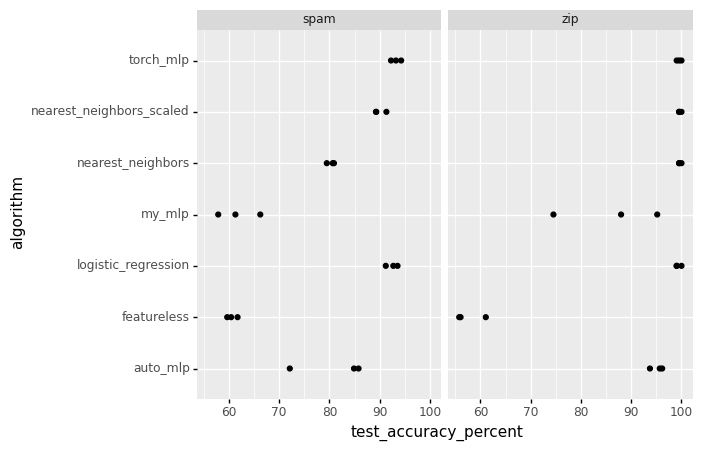

The script that saved this image:
#
# CS 570 Spring 2022
# Homework 7 / week 8 - Jadon Fowler
#
import os.path
import random
import time
import urllib.request

import numpy as np
import pandas
import pandas as pd
import plotnine as p9
import sklearn
import torch
from numpy import ndarray, isnan
from sklearn.linear_model import LogisticRegression
from sklearn.model_selection import GridSearchCV
from sklearn.model_selection import KFold
from sklearn.neighbors import KNeighborsClassifier
from sklearn.pipeline import make_pipeline
from sklearn.preprocessing import StandardScaler
from torch import nn

zip_file_name = "data/zip.test.gz"
if not os.path.exists(zip_file_name):
    url = "https://github.com/tdhock/cs570-spring-2022/raw/master/data/zip.test.gz"
    urllib.request.urlretrieve(url, zip_file_name)

# download the spam data
spam_file_name = "data/spam.data"
if not os.path.exists(spam_file_name):
    url = "https://github.com/tdhock/cs570-spring-2022/raw/master/data/spam.data"
    urllib.request.urlretrieve(url, spam_file_name)

zip_df = pd.read_csv(
    zip_file_name,
    header=None,
    sep=" "
)

spam_df = pd.read_csv(
    spam_file_name,
    header=None,
    sep=" "
)

zip_df = zip_df.loc[zip_df[0].isin([0, 1]), :]
spam_df = spam_df.loc[spam_df.iloc[:, -1].isin([0, 1]), :]

data_dict = {
    "zip": (zip_df.loc[:, 1:].to_numpy(), zip_df[0]),
    "spam": (spam_df.iloc[:, :-1].to_numpy(), spam_df.iloc[:, -1]),
}


class MyKNN:
    def __init__(self, n_neighbors=5):
        self.train_features = None
        self.train_labels = None
        self.n_neighbors = n_neighbors

    def fit(self, X, y):
        self.train_features = X
        self.train_labels = y

    def predict(self, X):
        n_test = len(X)
        test_predictions = np.empty(n_test)
        for test_i in range(n_test):
            test_i_features = X[test_i, :]
            diff_mat = self.train_features - test_i_features
            squared_diff_mat = diff_mat ** 2
            distance_vec = squared_diff_mat.sum(axis=1)  # sum over rows
            sorted_indices = distance_vec.argsort()
            nearest_indices = sorted_indices[:self.n_neighbors]
            nearest_labels = self.train_labels.iloc[nearest_indices]

            # predicted probability and class
            pred_class = pd.Series(nearest_labels).value_counts().idxmax()
            test_predictions[test_i] = pred_class
        return test_predictions


class MyLogReg:
    def __init__(self, max_iterations, step_size=0.01):
        self.intercept_ = None
        self.coef_ = None
        self.good_indices = None
        self.max_iterations = max_iterations
        self.step_size = step_size

    def fit(self, X: pandas.DataFrame, y: pandas.DataFrame):
        # print("MyLogReg.fit")
        # print(features.mean())
        # print(features.mean(axis=0))
        # print(features.var(axis=0))  # var = sd^2
        # print(np.sqrt(features.var(axis=0)))

        np.random.seed(1)
        original_mean: ndarray = X.mean(axis=0)
        original_sd: ndarray = np.sqrt(X.var(axis=0))

        # filter out 0 SD
        good_indices = np.where(original_sd > 0)[0]
        features = X.T[good_indices].T
        sd = original_sd.T[good_indices].T
        mean = original_mean.T[good_indices].T
        labels = y.replace(0, -1)

        # print("features", features.shape)
        scaled_features: ndarray = ((features - mean) / sd)
        # print("scaled_features", scaled_features.shape)

        nrow, ncol = scaled_features.shape
        weight_vec = np.zeros(ncol + 1)
        learn_features = np.column_stack([
            np.repeat(1, nrow),
            np.where(isnan(scaled_features), 0, scaled_features)
        ])
        # print("learn_features", learn_features.shape)

        for iteration in range(self.max_iterations):
            pred_vec = np.matmul(learn_features, weight_vec)
            log_loss = np.log(1 + np.exp(-labels * pred_vec))
            # print("iteration=%d log_loss=%s" % (iteration, log_loss.mean()))
            grad_loss_pred = np.array(-labels / (1 + np.exp(labels * pred_vec)))
            grad_loss_weight_mat = grad_loss_pred * learn_features.T
            grad_vec = grad_loss_weight_mat.sum(axis=1)
            weight_vec -= self.step_size * grad_vec

        self.good_indices = good_indices
        self.coef_ = weight_vec[1:] / sd
        d = self.coef_ * mean
        self.intercept_ = weight_vec[0] - d[np.where(~np.isinf(d))].sum()

    def decision_function(self, X):
        return np.matmul(X, self.coef_) + self.intercept_

    def predict(self, X):
        X2 = X.T[self.good_indices].T
        return np.where(self.decision_function(X2) > 0, 1, 0)


# multi-layer perceptron
class MyMLP:
    def __init__(self, max_epochs, units_per_layer, batch_size=500, step_size=0.01):
        self.max_epochs = max_epochs
        self.batch_size = batch_size
        self.step_size = step_size
        self.units_per_layer = units_per_layer
        self.weight_mat_list = []

    def compute_gradient(self, X, y):
        h_list = [X]
        a_list = []
        layer_h = None
        # forward propagation
        for layer_i in range(1, len(self.units_per_layer)):
            prev_layer_h = h_list[layer_i - 1]
            layer_weight_mat = self.weight_mat_list[layer_i - 1].T
            layer_a = np.matmul(prev_layer_h, layer_weight_mat)
            a_list.append(layer_a)
            if layer_i == len(self.units_per_layer) - 1:
                layer_h = layer_a  # identity activation for last layer
            else:
                layer_h = np.where(layer_a > 0, layer_a, 0)
            h_list.append(layer_h)

        # backward propagation
        grad_w_list = []
        subtrain_labels = np.array(y).reshape(layer_h.size, 1)
        grad_loss_last_h = -subtrain_labels / (1 + np.exp(subtrain_labels * layer_h))
        grad_h = grad_loss_last_h  # rule 0
        for layer_i in range(len(self.units_per_layer) - 1, 0, -1):
            # grad_a is nrow_batch x units_this_layer
            layer_a = a_list[layer_i - 1]
            layer_h = h_list[layer_i - 1]
            grad_act = np.where(  # gradient of relu activation
                layer_a < 0,
                1 if layer_i == len(self.units_per_layer) - 1 else 0,
                1
            )
            grad_a = grad_act * grad_h  # rule 2
            grad_w = np.matmul(layer_h.T, grad_a)  # rule 1
            grad_w_list.insert(0, grad_w.T)
            layer_weight_mat = self.weight_mat_list[layer_i - 1]
            grad_h = np.matmul(grad_a, layer_weight_mat)  # rule 3
        return grad_w_list

    def fit(self, X, y):
        self.weight_mat_list = []
        # initialize with random weights near 0
        for layer_i in range(1, len(self.units_per_layer)):
            w_size = self.units_per_layer[layer_i], self.units_per_layer[layer_i - 1]
            self.weight_mat_list.append(np.random.normal(size=w_size))

        # randomize the indices for batches
        indx = list(range(len(X)))
        random.shuffle(indx)

        # print("training MLP w/ ", self.max_epochs)
        for epoch in range(self.max_epochs):
            for i in range(0, len(X), self.batch_size):
                # get the random batch
                batch_indices = indx[i:i + self.batch_size]
                batch_X = X[batch_indices]
                batch_y = y.iloc[batch_indices]
                grad_w = self.compute_gradient(batch_X, batch_y)
                for j in range(len(self.weight_mat_list)):
                    self.weight_mat_list[j] -= self.step_size * grad_w[j]

    def decision_function(self, X):
        values = X
        for weights in self.weight_mat_list:
            values = np.matmul(values, weights.T)
        return np.concatenate(values)

    def predict(self, X):
        return np.where(self.decision_function(X) > 0, 1, 0)


# start the main part of HW 3
class MyCV:
    def __init__(self, estimator=MyKNN(), param_grid={'n_neighbors': [x for x in range(1, 10)]}, cv=4):
        self.fit_results = None
        self.best_params_ = None
        self.cv = cv
        self.estimator = estimator
        self.param_grid = param_grid

    def fit(self, X, y):
        # giving these more descriptive names
        train_features = X
        train_labels = y
        train_split = KFold(n_splits=self.cv, shuffle=True, random_state=1).split(train_features)
        fit_results = {}
        # split the train features into subtrain & validation sets
        for train_fold_id, (subtrain_indices, validation_indices) in enumerate(train_split):
            # go over the params we want to maximize
            for param_key, param_values in self.param_grid.items():
                for param_value in param_values:
                    setattr(self.estimator, param_key, param_value)

                    # split features & labels into subtrain & validation
                    subtrain_features = train_features[subtrain_indices]
                    subtrain_labels = train_labels.iloc[subtrain_indices]
                    validation_features = train_features[validation_indices]
                    validation_labels = train_labels.iloc[validation_indices]
                    # get the accuracy of the estimator by fitting it to the subtrain
                    # set and predicting the validation set labels
                    self.estimator.fit(subtrain_features, subtrain_labels)
                    estimated_validated_labels = self.estimator.predict(validation_features)
                    accuracy = (estimated_validated_labels == validation_labels).mean() * 100
                    # log_loss = np.log(1 + np.exp(np.matmul(-estimated_validated_labels, validation_labels)))
                    log_loss = sklearn.metrics.log_loss(validation_labels, estimated_validated_labels)
                    print(param_key, getattr(self.estimator, param_key),
                          "Accuracy:", accuracy, "Log Loss:", log_loss)
                    fit_results[str(train_fold_id) + param_key + str(param_value)] = {
                        param_key: getattr(self.estimator, param_key),
                        "accuracy": accuracy,
                        "loss": log_loss
                    }
        # get the best results by max on the accuracy of the results
        self.fit_results = fit_results
        best_result = fit_results[max(fit_results, key=lambda k: fit_results.get(k)["accuracy"])]
        self.best_params_ = best_result

        # actually fit
        for key, value in best_result.items():
            setattr(self.estimator, key, value)
        self.estimator.fit(X, y)

    def predict(self, X):
        for param, value in self.best_params_.items():
            setattr(self.estimator, param, value)
        return self.estimator.predict(X)


# homework 6 classes

# initial node in the computation graph
class InitialNode:
    def __init__(self, value):
        self.value = value

    def backward(self):
        pass


# node in the computation graph which is computed using other nodes
class Operation(InitialNode):
    def __init__(self, *nodes):
        for input_name, node in zip(self.input_names, nodes):
            setattr(self, input_name, node)
        self.nodes = nodes
        self.value = self.forward()
        if self.value is None:
            print("Error: value is None")
        self.grad = None
        super().__init__(self.value)

    def backward(self):
        for node_name, grad in zip(self.input_names, self.gradient()):
            node = getattr(self, node_name)
            node.grad = grad
            node.backward()

    def gradient(self):
        raise NotImplementedError

    def forward(self):
        raise NotImplementedError


# matrix multiply
class mm(Operation):
    input_names = ("features", "weights")

    def forward(self):
        return np.matmul(self.features.value, self.weights.value)

    def gradient(self):
        return (
            np.matmul(self.grad, self.weights.value.T),
            np.matmul(self.features.value.T, self.grad)
        )


# relu activation function
class relu(Operation):
    input_names = ("a",)

    def forward(self):
        return np.where(self.a.value > 0, self.a.value, 0)

    def gradient(self):
        x = np.where(self.a.value > 0, self.grad, 0)
        return (x.reshape(self.a.value.shape),)


class logistic_loss(Operation):
    input_names = ("predictions", "labels")

    def forward(self):
        x = np.matmul(-self.labels.value, self.predictions.value)
        return np.log(1 + np.exp(x))

    def gradient(self):
        g = np.array(-self.labels.value / (1 + np.exp(np.matmul(self.labels.value, self.predictions.value))))
        g = g.reshape(g.shape[0], 1)
        return (g, g)


class AutoMLP:
    def __init__(self, max_epochs, units_per_layer, batch_size=20, step_size=0.01):
        self.max_epochs = max_epochs
        self.batch_size = batch_size
        self.step_size = step_size
        self.units_per_layer = units_per_layer
        self.weight_mat_list = []
        self.reset_weights()

    def reset_weights(self):
        self.weight_mat_list = []
        # initialize with random weights near 0
        for layer_i in range(1, len(self.units_per_layer)):
            w_size = self.units_per_layer[layer_i - 1], self.units_per_layer[layer_i]
            self.weight_mat_list.append(InitialNode(np.random.normal(size=w_size, scale=0.175)))

    def take_step(self, X, y):
        x_node = InitialNode(X)
        y_node = InitialNode(y)
        h_list = [x_node]
        for layer_i in range(1, len(self.units_per_layer)):
            pred_node = mm(h_list[layer_i - 1], self.weight_mat_list[layer_i - 1])
            h_node = relu(pred_node)
            h_list.append(h_node)
        loss_node = logistic_loss(h_list[-1], y_node)
        loss_node.backward()
        for layer_i in range(1, len(self.units_per_layer)):
            weight = self.weight_mat_list[layer_i - 1]
            weight.value -= self.step_size * weight.grad

    def fit(self, X, y):
        self.reset_weights()

        # randomize the indices for batches
        indx = list(range(len(X)))
        random.shuffle(indx)

        # print("training MLP w/ ", self.max_epochs)
        for epoch in range(self.max_epochs):
            for i in range(0, len(X), self.batch_size):
                # get the random batch
                batch_indices = indx[i:i + self.batch_size]
                # print("  batch_indices", batch_indices)
                batch_X = X[batch_indices]
                batch_y = y.iloc[batch_indices]
                self.take_step(batch_X, batch_y)

    def decision_function(self, X):
        values = X
        for weights in self.weight_mat_list:
            values = np.matmul(values, weights.value)
        return np.concatenate(values)

    def predict(self, X):
        return np.where(self.decision_function(X) > 0, 1, 0)


# Define model
class NeuralNetwork(nn.Module):
    def __init__(self, units_per_layer):
        super(NeuralNetwork, self).__init__()
        layers = []
        for layer_i in range(1, len(units_per_layer)):
            layers.append(nn.Linear(units_per_layer[layer_i - 1], units_per_layer[layer_i]))
            layers.append(nn.ReLU())
        # remove last ReLU layer
        layers.remove(layers[-1])
        self.linear_relu_stack = nn.Sequential(*layers)

    def forward(self, x):
        logits = self.linear_relu_stack(x)
        return logits


# Using Torch instead of our own implementation
class TorchMLP:
    def __init__(self, max_epochs, units_per_layer, batch_size=20, step_size=0.01):
        self.max_epochs = max_epochs
        self.batch_size = batch_size
        self.step_size = step_size
        self.units_per_layer = units_per_layer

    def __setup_nn(self):
        self.nn = NeuralNetwork(self.units_per_layer)
        self.optimizer = torch.optim.SGD(self.nn.parameters(), lr=self.step_size)
        self.loss_fun = nn.BCEWithLogitsLoss()

    def take_step(self, X, y):
        # Compute prediction error
        pred = self.nn(torch.Tensor(X))
        loss = self.loss_fun(pred, torch.Tensor(np.array(y)).reshape(len(y), 1))

        self.optimizer.zero_grad()
        loss.backward()
        self.optimizer.step()
        correct = (pred.argmax(1) == y).sum().item()
        return loss.item(), correct

    def fit(self, X, y):
        self.__setup_nn()
        # randomize the indices for batches
        indx = list(range(len(X)))
        random.shuffle(indx)
        self.nn.train()
        # print("training MLP w/ ", self.max_epochs)
        ret = {}
        for epoch in range(self.max_epochs):
            total_loss = 0
            correct = 0
            for i in range(0, len(X), self.batch_size):
                # get the random batch
                batch_indices = indx[i:i + self.batch_size]
                # print("  batch_indices", batch_indices)
                batch_X = X[batch_indices]
                batch_y = y.iloc[batch_indices]
                (loss, c) = self.take_step(batch_X, batch_y)
                total_loss += loss
                correct += c
            total_loss /= (len(X) / self.batch_size)
            correct /= len(X)
            ret = {'loss': total_loss, 'accuracy': correct}
        print(self.max_epochs, ret)
        return ret

    def decision_function(self, X):
        self.nn.eval()
        with torch.no_grad():
            return self.nn(torch.Tensor(X)).numpy().ravel()

    def predict(self, X):
        return np.where(self.decision_function(X) > 0, 1, 0)


class TorchMLPCV:
    def __init__(self, estimator, param_grid={'n_neighbors': [x for x in range(1, 10)]}, cv=4):
        self.fit_results = None
        self.best_params_ = None
        self.cv = cv
        self.estimator = estimator
        self.param_grid = param_grid

    def fit(self, X, y):
        # giving these more descriptive names
        train_features = X
        train_labels = y
        train_split = KFold(n_splits=self.cv, shuffle=True, random_state=1).split(train_features)
        fit_results = {}
        # split the train features into subtrain & validation sets
        for train_fold_id, (subtrain_indices, validation_indices) in enumerate(train_split):
            # go over the params we want to maximize
            for param_key, param_values in self.param_grid.items():
                for param_value in param_values:
                    setattr(self.estimator, param_key, param_value)

                    # split features & labels into subtrain & validation
                    subtrain_features = train_features[subtrain_indices]
                    subtrain_labels = train_labels.iloc[subtrain_indices]
                    validation_features = train_features[validation_indices]
                    validation_labels = train_labels.iloc[validation_indices]
                    # get the accuracy of the estimator by fitting it to the subtrain
                    # set and predicting the validation set labels
                    self.estimator.fit(subtrain_features, subtrain_labels)
                    estimated_validated_labels = self.estimator.predict(validation_features)
                    accuracy = (estimated_validated_labels == validation_labels).mean() * 100
                    # log_loss = np.log(1 + np.exp(np.matmul(-estimated_validated_labels, validation_labels)))
                    log_loss = sklearn.metrics.log_loss(validation_labels, estimated_validated_labels)
                    print(param_key, getattr(self.estimator, param_key),
                          "Accuracy:", accuracy, "Log Loss:", log_loss)
                    fit_results[str(train_fold_id) + param_key + str(param_value)] = {
                        param_key: getattr(self.estimator, param_key),
                        "accuracy": accuracy,
                        "loss": log_loss
                    }
        # get the best results by max on the accuracy of the results
        self.fit_results = fit_results
        best_result = fit_results[max(fit_results, key=lambda k: fit_results.get(k)["accuracy"])]
        self.best_params_ = best_result

        # actually fit
        for key, value in best_result.items():
            setattr(self.estimator, key, value)
        self.estimator.fit(X, y)

    def predict(self, X):
        for param, value in self.best_params_.items():
            setattr(self.estimator, param, value)
        return self.estimator.predict(X)


# Full Runs
def full_run():
    epoch_mins = []
    epoch_means = []
    for data_set, data in data_dict.items():
        # HW 6
        time_start = time.time()
        print("Running TorchMLP...")
        train_data = data[0]
        mlp_layers = [train_data.shape[1], 10, 1]
        step_size = 0.1
        batch_size = 5
        if data_set == "spam":
            print(train_data.shape)
            mlp_layers = [train_data.shape[1], 5, 1]
            step_size = 0.005
            batch_size = 10
        max_epochs = [50, 100, 250, 400, 500, 600, 750, 900, 1000]
        # max_epochs = [10, 20, 30, 40, 50, 60, 70, 80, 90, 100, 120, 140, 160,
        #               180, 200, 220, 240, 260, 280, 300, 320, 340, 360, 380, 400,
        #               420, 440, 460, 480, 500, 520, 540, 560, 580, 600, 620, 640,
        #               660, 680, 700, 720, 740, 760, 780, 800, 820, 840, 860, 880,
        #               900, 920, 940, 960, 980, 1000]

        # max_epochs = [200, 400, 600, 800, 1000, 2000, 3000]
        batch_sizes = [10, 20, 30, 40, 50, 60, 70, 80, 90, 100]
        step_sizes = [0.001, 0.01, 0.1, 0.5, 1, 2, 5, 10, 20, 50]
        mlp = TorchMLP(max_epochs=250, units_per_layer=mlp_layers, batch_size=batch_size, step_size=step_size)
        automlp_cv = TorchMLPCV(mlp, cv=6, param_grid={'max_epochs': max_epochs})
        auto_mlp = make_pipeline(StandardScaler(), automlp_cv)
        auto_mlp.fit(data[0], data[1])
        # record loss
        epoch_loss = []
        for _, value in automlp_cv.fit_results.items():
            epoch_loss.append(pd.DataFrame({
                "max_epochs": value["max_epochs"],
                "data_set": data_set,
                "accuracy": value["accuracy"],
                "loss": value["loss"]
            }, index=[0]))
        epoch_loss_min = pd.concat(epoch_loss).groupby('max_epochs', as_index=False).min()
        epoch_loss_min['data_set'] = data_set
        epoch_loss_mean = pd.concat(epoch_loss).groupby('max_epochs', as_index=False).mean()
        epoch_loss_mean['data_set'] = data_set
        print(epoch_loss_min)
        print(epoch_loss_mean)
        epoch_mins.append(epoch_loss_min)
        epoch_means.append(epoch_loss_mean)

        print(automlp_cv.best_params_)
        print(automlp_cv.fit_results)
        time_taken = time.time() - time_start
        print("Done running TorchMLP in", time_taken, "seconds.")

    epoch_mins_df = pd.concat(epoch_mins)
    epoch_means_df = pd.concat(epoch_means)
    gg = p9.ggplot() + \
         p9.geom_line(
             p9.aes(
                 x="max_epochs",
                 y="loss",
             ),
             data=epoch_mins_df) + \
         p9.facet_grid(". ~ data_set")
    gg.save("homework7_epoch_min_loss.png")
    gg = p9.ggplot() + \
         p9.geom_line(
             p9.aes(
                 x="max_epochs",
                 y="loss",
             ),
             data=epoch_means_df) + \
         p9.facet_grid(". ~ data_set")
    gg.save("homework7_epoch_mean_loss.png")
    return (epoch_mins_df, epoch_means_df)


# Experiments
def experiments():
    test_acc_df_list = []
    for data_set, (input_data, output_labels) in data_dict.items():
        print(data_set, type(input_data), type(output_labels))
        # split the data set into K training sets
        k_fold_split = KFold(n_splits=3, shuffle=True, random_state=1).split(input_data)
        for fold_id, indices in enumerate(k_fold_split):
            mapped_data = {}
            for name, split_indices in zip(["train", "test"], indices):
                mapped_data[name] = {
                    "X": input_data[split_indices],
                    "y": output_labels.iloc[split_indices]
                }

            # HW 4
            # my_logreg = MyCV(MyLogReg(max_iterations=10), param_grid={'max_iterations': [x for x in [1, 10, 100, 1000]]})
            # my_logreg.fit(**mapped_data["train"])

            # HW 6
            time_start = time.time()
            print("Running AutoMLP...")
            train_data = mapped_data["train"]["X"]
            mlp_layers = [train_data.shape[1], 10, 1]
            step_size = 0.1
            batch_size = 5
            if data_set == "spam":
                print(train_data.shape)
                mlp_layers = [train_data.shape[1], 5, 1]
                step_size = 0.005
                batch_size = 10
            # good max_epochs = [50, 100, 250, 400, 500, 600, 750, 900, 1000]
            max_epochs = [10, 50, 100, 200, 400]
            batch_sizes = [10, 20, 30, 40, 50, 60, 70, 80, 90, 100]
            step_sizes = [0.001, 0.01, 0.1, 0.5, 1, 2, 5, 10, 20, 50]
            mlp = AutoMLP(max_epochs=250, units_per_layer=mlp_layers, batch_size=batch_size, step_size=step_size)
            automlp_cv = MyCV(mlp, param_grid={'max_epochs': max_epochs})
            auto_mlp = make_pipeline(StandardScaler(), automlp_cv)
            auto_mlp.fit(**mapped_data["train"])
            print(automlp_cv.best_params_)
            print(automlp_cv.fit_results)
            time_taken = time.time() - time_start
            print("Done running AutoMLP in", time_taken, "seconds.")

            # # HW 5
            time_start = time.time()
            print("Running MyMLP...")
            mlp = MyMLP(max_epochs=250, units_per_layer=mlp_layers, batch_size=batch_size, step_size=step_size)
            mlp_cv = MyCV(mlp, param_grid={'max_epochs': max_epochs})
            my_mlp = make_pipeline(StandardScaler(), mlp_cv)
            # my_mlp = MyMLP(max_epochs=500, units_per_layer=mlp_layers)
            my_mlp.fit(**mapped_data["train"])
            print(mlp_cv.best_params_)
            time_taken = time.time() - time_start
            print("Done running MyMLP in", time_taken, "seconds.")

            # HW 7
            time_start = time.time()
            print("Running TorchMLP...")
            torch_mlp = TorchMLP(max_epochs=250, units_per_layer=mlp_layers, batch_size=batch_size, step_size=step_size)
            torch_mlp_cv = TorchMLPCV(torch_mlp, cv=6, param_grid={'max_epochs': max_epochs})
            torch_pipeline = make_pipeline(StandardScaler(), torch_mlp_cv)
            torch_pipeline.fit(**mapped_data["train"])
            print(torch_mlp_cv.best_params_)
            time_taken = time.time() - time_start
            print("Done running TorchMLP in", time_taken, "seconds.")

            # setup grid search with training data
            nearest_neighbor = GridSearchCV(KNeighborsClassifier(), {
                'n_neighbors': [x for x in range(1, 21)]
            })
            nearest_neighbor.fit(**mapped_data["train"])
            # scaled version
            nearest_neighbor_scaled = make_pipeline(StandardScaler(), GridSearchCV(KNeighborsClassifier(), {
                'n_neighbors': [x for x in range(1, 21)]
            }))
            nearest_neighbor_scaled.fit(**mapped_data["train"])

            # print("best params for train: ", nearest_neighbor.best_params_)
            results = pd.DataFrame(nearest_neighbor.cv_results_)

            # setup logistic regression with training data
            pipe = make_pipeline(StandardScaler(), LogisticRegression(max_iter=100))
            pipe.fit(**mapped_data["train"])

            # create featureless vec
            # either all 0 or all 1 (whichever was more frequent in the train set labels)
            train_set_labels = pd.DataFrame(mapped_data["train"]["y"])
            # print("train_set_labels:", train_set_labels, "\ntrain_set_labels.mode: ", train_set_labels.mode())
            mode = train_set_labels.mode().iloc[:, 0].values[0]

            # HW 3 defined classes
            # my_knn = MyCV()
            # my_knn.fit(**mapped_data["train"])s

            # my_knn_scaled = make_pipeline(StandardScaler(), MyCV())
            # my_knn_scaled.fit(**mapped_data["train"])

            test_data = mapped_data["test"]["X"]
            test_labels = mapped_data["test"]["y"]
            pred_dict = {
                "nearest_neighbors": nearest_neighbor.predict(test_data),
                "nearest_neighbors_scaled": nearest_neighbor_scaled.predict(test_data),
                # "my_nearest_neighbors": my_knn.predict(test_data),
                # "my_nearest_neighbors_scaled": my_knn_scaled.predict(test_data),
                # "my_logreg": my_logreg.predict(test_data),
                "my_mlp": my_mlp.predict(test_data),
                "auto_mlp": auto_mlp.predict(test_data),
                "torch_mlp": torch_pipeline.predict(test_data),
                "logistic_regression": pipe.predict(test_data),
                "featureless": np.repeat(mode, test_data.shape[0])
            }
            for algorithm, prediction in pred_dict.items():
                test_acc_dict = {
                    "test_accuracy_percent": (prediction == test_labels).mean() * 100,
                    "data_set": data_set,
                    "fold_id": fold_id,
                    "algorithm": algorithm
                }
                print(test_acc_dict)
                test_acc_df_list.append(pd.DataFrame(test_acc_dict, index=[0]))

    test_acc_df = pd.concat(test_acc_df_list)
    print(test_acc_df)

    # make a gg plot
    gg = p9.ggplot() + \
         p9.geom_point(
             p9.aes(
                 x="test_accuracy_percent",
                 y="algorithm",
             ),
             data=test_acc_df) + \
         p9.facet_grid(". ~ data_set")
    gg.save("homework7.png")


full_run()
experiments()
